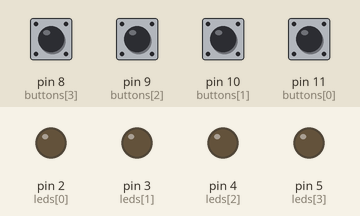
The sketch below on a simulated Arduino Uno, built with avr-gcc and run on an emulated ATmega328P. Parts: output pins drawn as LEDs (lit = HIGH). Dashed ring = blinking. Inputs (shaded band) come from the test bench; at power-on: pin 8 (buttons[3]), pin 9 (buttons[2]), pin 10 (buttons[1]), pin 11 (buttons[0]) HIGH. Random numbers use the default seed unless the sketch sets one.

Above: at 2.7 s.
2.8 s: pin 8 (buttons[3]) pulled LOW for 0.15 s
At 3.13 s:
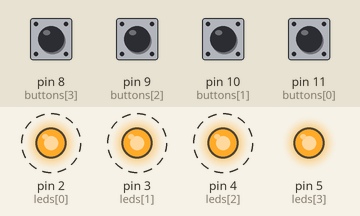
At 6.5 s:
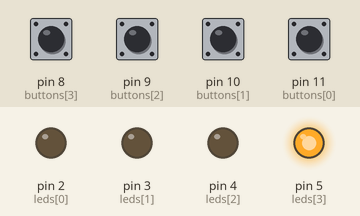
Timing chart, 0 to 8.2 s (numbered marks = the images above; inputs shaded):
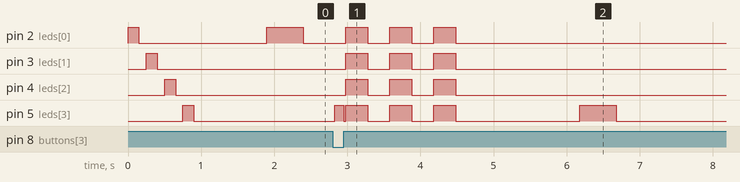

The sketch:

memory.ino
```cpp
const int leds[] = {2, 3, 4, 5};
// Order: red, green, blue, yellow

const int buttons[] = {11, 10, 9, 8};
// Order: red, green, blue, yellow

const int colorCount = 4;
const int maxSequenceLength = 100;

int sequence[maxSequenceLength];
int level = 0;

void setup() {
  for (int i = 0; i < colorCount; i++) {
    pinMode(leds[i], OUTPUT);
    pinMode(buttons[i], INPUT_PULLUP);
  }

  randomSeed(analogRead(A0));

  // Startup animation
  for (int i = 0; i < colorCount; i++) {
    digitalWrite(leds[i], HIGH);
    delay(150);
    digitalWrite(leds[i], LOW);
    delay(100);
  }

  delay(500);
}

void loop() {
  // Restart when the sequence reaches its maximum length
  if (level >= maxSequenceLength) {
    endGame();
    level = 0;
    delay(1000);
    return;
  }

  // Add a random color to the sequence
  sequence[level] = random(colorCount);
  level++;

  // Display the sequence
  showSequence();

  // Check the player's input
  if (playerGuessedCorrectly()) {
    delay(700);
  } else {
    endGame();
    level = 0;
    delay(1000);
  }
}

void showSequence() {
  delay(400);

  for (int i = 0; i < level; i++) {
    int color = sequence[i];

    digitalWrite(leds[color], HIGH);
    delay(500);
    digitalWrite(leds[color], LOW);
    delay(250);
  }
}

int waitForButton() {
  while (true) {
    for (int i = 0; i < colorCount; i++) {
      if (digitalRead(buttons[i]) == LOW) {
        delay(30);

        // Confirm the button press
        if (digitalRead(buttons[i]) == LOW) {
          digitalWrite(leds[i], HIGH);

          // Wait until the button is released
          while (digitalRead(buttons[i]) == LOW) {
            delay(10);
          }

          digitalWrite(leds[i], LOW);
          delay(30);

          return i;
        }
      }
    }
  }
}

bool playerGuessedCorrectly() {
  for (int i = 0; i < level; i++) {
    int button = waitForButton();

    // Check whether the pressed button matches the sequence
    if (button != sequence[i]) {
      return false;
    }
  }

  return true;
}

void endGame() {
  // Blink all LEDs three times
  for (int repetition = 0; repetition < 3; repetition++) {
    for (int i = 0; i < colorCount; i++) {
      digitalWrite(leds[i], HIGH);
    }

    delay(300);

    for (int i = 0; i < colorCount; i++) {
      digitalWrite(leds[i], LOW);
    }

    delay(300);
  }
}
```

Measured:
- after the input at 2.8 s, pin 2 (leds[0]), pin 3 (leds[1]), pin 4 (leds[2]): alternates HIGH for 0.30 s and LOW for 0.30 s, 6 changes in all, then stays LOW, starting after 0.18 s
